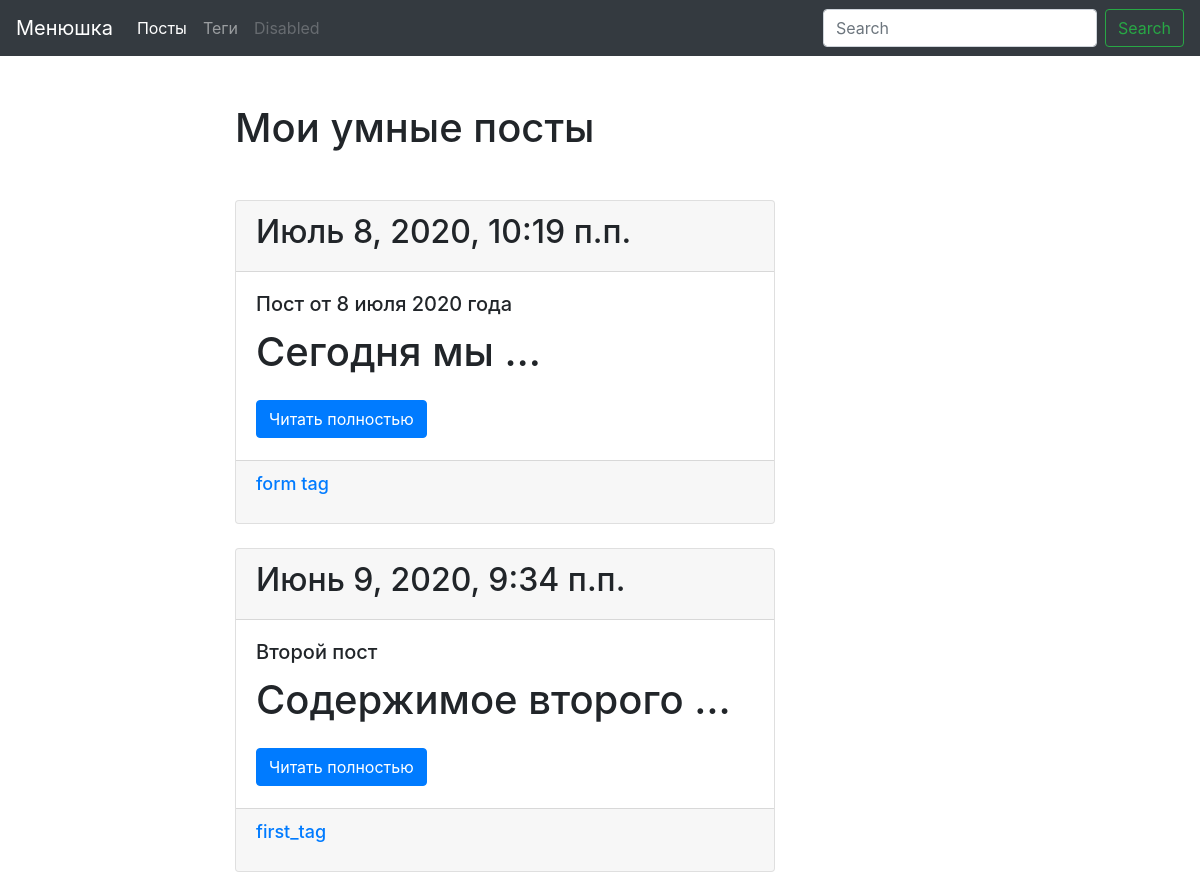
The app's page /, older data.
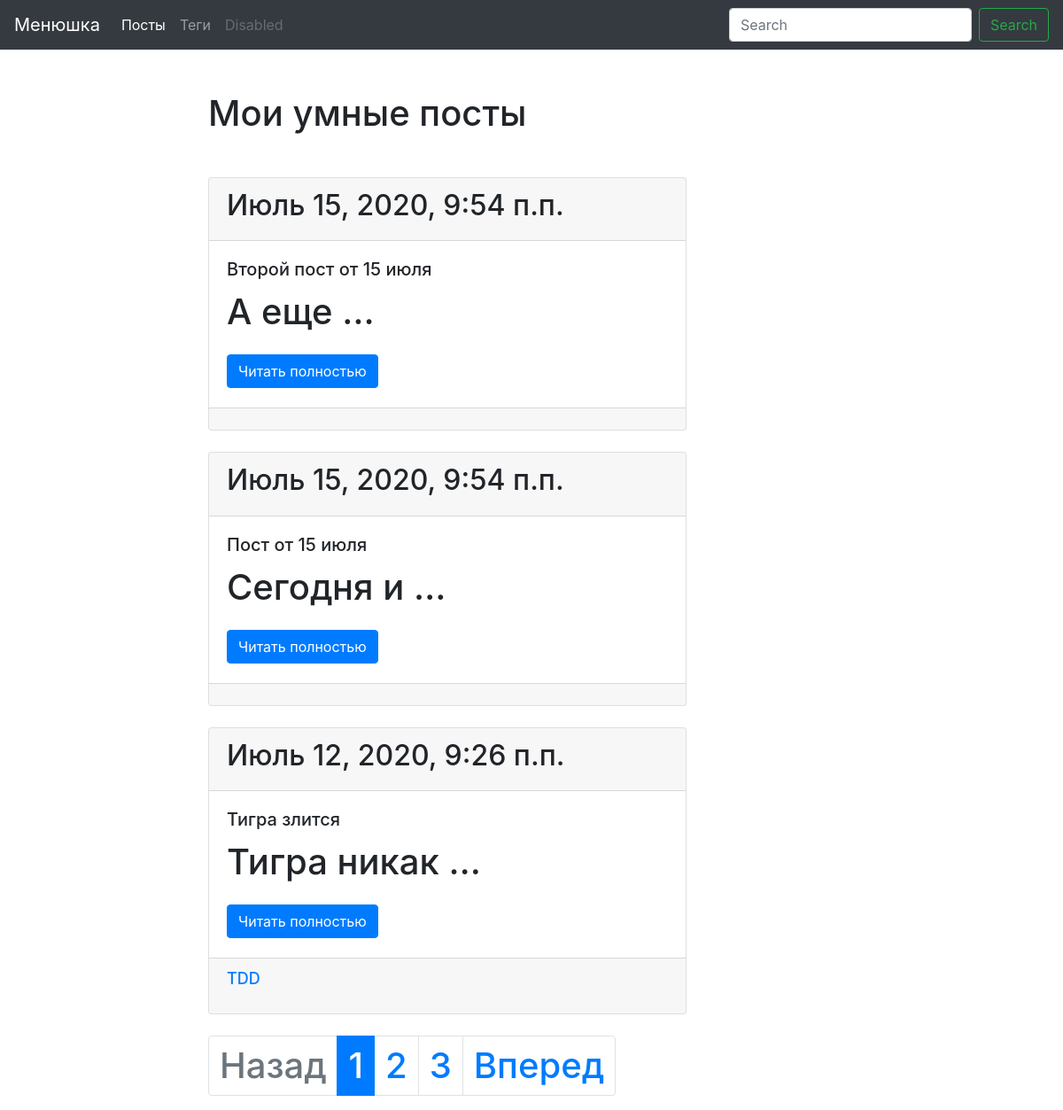
The same page, newer data.
### pt/models.py (models this page shows, shortened)
class Post(models.Model):
	title = models.CharField(max_length=150, db_index=True)
	slug = models.SlugField(max_length=150, blank=True, unique=True)
	body = models.TextField(blank=True, db_index=True)
	tags = models.ManyToManyField('Tag', blank=True, related_name='posts')
	date_pub = models.DateTimeField(auto_now_add = True)
	def get_absolute_url(self):
		return reverse('post_detail_url', kwargs={'slug': self.slug})
	class Meta:
		ordering = ['-date_pub']

class Tag(models.Model):
	title = models.CharField(max_length=50)
	slug = models.SlugField(max_length=50, unique=True)
	def get_absolute_url(self):
		return reverse('tag_detail_url', kwargs={'slug': self.slug})
	class Meta:
		ordering = ['title']

### pt/views.py (the view)
# urls.py: path('', posts_list, name='posts_list_url'),
def posts_list(request):
	search_query = request.GET.get('search', '')
	if search_query:
		posts = Post.objects.filter(Q(title__icontains=search_query) | Q(body__icontains=search_query))
	else:
		posts = Post.objects.all()
	paginator = Paginator(posts, 3)
	page_number = request.GET.get('page', 1) #page - параметр get-запроса в адресной строке, 1 - ззначение по-умолчанию, на тот случай, если нужного значения page не существует (чтобы не возбуждать исключение)
	page = paginator.get_page(page_number)
	is_paginated = page.has_other_pages()
	if page.has_previous():
		prev_url = '?page={}'.format(page.previous_page_number())
	else:
		prev_url = ''
	if page.has_next():
		next_url = '?page={}'.format(page.next_page_number())
	else:
		next_url=''
	context = {
		'page_object': page,
		'is_paginated': is_paginated,
		'prev_url': prev_url,
		'next_url': next_url
	}
	return render(request, 'pt/index.html', context=context)

### pt/templates/pt/index.html (shortened to what this page needs)
{% extends 'pt/base_blog.html' %}
{% block content %}
	<h1 class="mb-5">Мои умные посты<h1>
	{% for post in page_object.object_list %}
		{% include 'pt/includes/post_card.html' %}
	{% endfor %}
{% endblock %}

### pt/templates/pt/includes/post_card.html
<div class="card mb-4">
	<div class="card-header">
		<h2> {{ post.date_pub }} </h2>
	</div>
	<div class="card-body">
		<h5 class="card-title"> {{ post.title }} </h5>
		<p class="card-text"> {{ post.body|truncatewords:2 }} </p>
		<a href="{{ post.get_absolute_url }}" class="btn btn-primary">Читать полностью</a>
	</div>
	<div class="card-footer text-muted">
		{% for tag in post.tags.all %}
			<a href="{{ tag.get_absolute_url }}" style="font-size: 18px"> <p>{{ tag.title }} </p> </a>
		{% endfor %}
	</div>
</div>

Row changes from the older to the newer data that the page shows:
no longer on this page (row unchanged): Post: date_pub "Июль 8, 2020, 10:19 п.п.", title "Пост от 8 июля 2020 года", body "Сегодня мы …"
no longer on this page (row unchanged): Tag: title "form tag", shown under "Июль 8, 2020, 10:19 п.п."
no longer on this page (row unchanged): Post: date_pub "Июнь 9, 2020, 9:34 п.п.", title "Второй пост", body "Содержимое второго …"
no longer on this page (row unchanged): Tag: title "first_tag", shown under "Июнь 9, 2020, 9:34 п.п."
added Post: date_pub "Июль 15, 2020, 9:54 п.п.", title "Второй пост от 15 июля", body "А еще …"
added Post: date_pub "Июль 15, 2020, 9:54 п.п.", title "Пост от 15 июля", body "Сегодня и …"
added Post: date_pub "Июль 12, 2020, 9:26 п.п.", title "Тигра злится", body "Тигра никак …"
now on this page (row unchanged): Tag: title "TDD", shown under "Июль 12, 2020, 9:26 п.п."
Text that changed along with them:
text now shown: "Назад Вперед"
new list line: "1"
new list line: "2"
new list line: "3"
